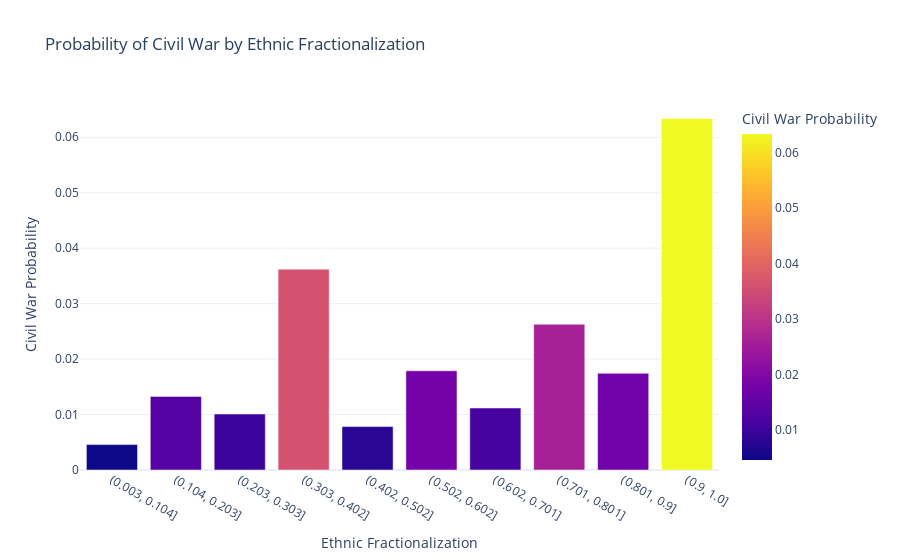

This figure's notebook cell:
### Code cell
if 'ef' in df.columns:
    # Create bins for ethnic fractionalization
    ef_df = df.copy()
    ef_df['ef_bin'] = pd.cut(ef_df['ef'], bins=10)

    # Group and calculate mean
    ef_war_prob = ef_df.groupby('ef_bin')['warstds'].mean().reset_index()
    ef_war_prob.columns = ['Ethnic Fractionalization', 'Civil War Probability']

    # Convert Interval objects to string for plotting
    ef_war_prob['Ethnic Fractionalization'] = ef_war_prob['Ethnic Fractionalization'].astype(str)

    # Plot
    fig5 = px.bar(
        ef_war_prob,
        x='Ethnic Fractionalization',
        y='Civil War Probability',
        title='Probability of Civil War by Ethnic Fractionalization',
        color='Civil War Probability'
    )
    fig5.update_layout(template='plotly_white')
    fig5.show()

### Figure 1 — Plotly figure (JSON) as saved in the notebook; plotly's stock layout.template omitted (floating-point values rounded to 4 significant figures)
{"data": [{"alignmentgroup": "True", "hovertemplate": "Ethnic Fractionalization=%{x}<br>Civil War Probability=%{marker.color}<extra></extra>", "legendgroup": "", "marker": {"color": [0.00458, 0.01327, 0.0101, 0.03622, 0.007833, 0.01789, 0.01118, 0.02628, 0.01743, 0.06338], "coloraxis": "coloraxis", "pattern": {"shape": ""}}, "name": "", "offsetgroup": "", "orientation": "v", "showlegend": false, "textposition": "auto", "type": "bar", "x": ["(0.003, 0.104]", "(0.104, 0.203]", "(0.203, 0.303]", "(0.303, 0.402]", "(0.402, 0.502]", "(0.502, 0.602]", "(0.602, 0.701]", "(0.701, 0.801]", "(0.801, 0.9]", "(0.9, 1.0]"], "xaxis": "x", "y": [0.00458, 0.01327, 0.0101, 0.03622, 0.007833, 0.01789, 0.01118, 0.02628, 0.01743, 0.06338], "yaxis": "y"}], "layout": {"barmode": "relative", "coloraxis": {"colorbar": {"title": {"text": "Civil War Probability"}}, "colorscale": [[0, "#0d0887"], [0.1111, "#46039f"], [0.2222, "#7201a8"], [0.3333, "#9c179e"], [0.4444, "#bd3786"], [0.5556, "#d8576b"], [0.6667, "#ed7953"], [0.7778, "#fb9f3a"], [0.8889, "#fdca26"], [1, "#f0f921"]]}, "legend": {"tracegroupgap": 0}, "title": {"text": "Probability of Civil War by Ethnic Fractionalization"}, "xaxis": {"anchor": "y", "domain": [0, 1], "title": {"text": "Ethnic Fractionalization"}}, "yaxis": {"anchor": "x", "domain": [0, 1], "title": {"text": "Civil War Probability"}}}}
